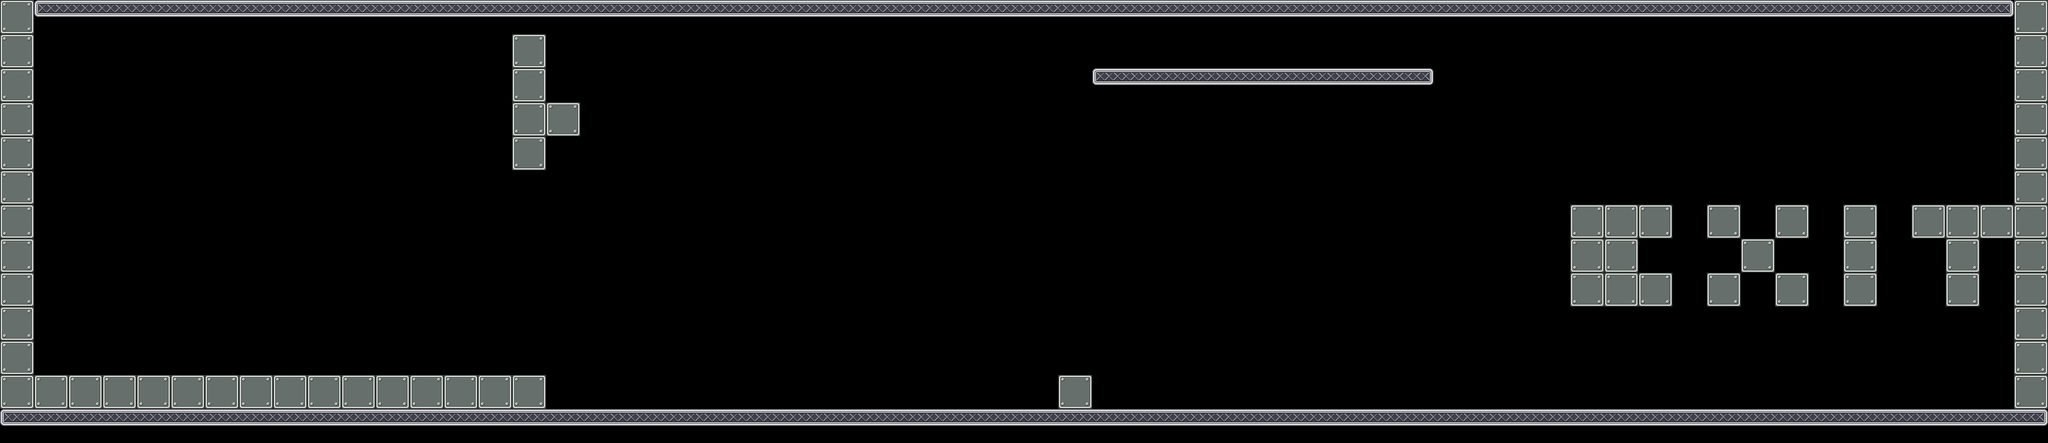

Rendered tile map (Tiled .tmx) drawn with the repository's tilesets; below, a short description and the map source with its tile grids summarised:
An orthogonal 60x13 tile map with 64x64 px tiles, 1 tile layer (front), 20 tilesets and 70 objects.

<map version="1.0" orientation="orthogonal" width="60" height="13" tilewidth="64" tileheight="64">
 <tileset firstgid="1" name="mur" tilewidth="64" tileheight="64">
  <image source="data/mur.png" trans="ffffff" width="64" height="64" />
 </tileset>
 <tileset firstgid="2" name="sol" tilewidth="64" tileheight="64">
  <image source="data/sol.png" trans="ffffff" width="64" height="64" />
 </tileset>
 <tileset firstgid="3" name="alone" tilewidth="64" tileheight="64">
  <image source="data/alone.png" width="64" height="64" />
 </tileset>
 <tileset firstgid="4" name="left" tilewidth="64" tileheight="64">
  <image source="data/left.png" width="64" height="64" />
 </tileset>
 <tileset firstgid="5" name="mid" tilewidth="64" tileheight="64">
  <image source="data/mid.png" width="64" height="64" />
 </tileset>
 <tileset firstgid="6" name="right" tilewidth="64" tileheight="64">
  <image source="data/right.png" width="64" height="64" />
 </tileset>
 <tileset firstgid="7" name="portebas" tilewidth="64" tileheight="64">
  <image source="data/portebas.png" width="64" height="64" />
 </tileset>
 <tileset firstgid="8" name="portehaut" tilewidth="64" tileheight="64">
  <image source="data/portehaut.png" width="64" height="64" />
 </tileset>
 <tileset firstgid="9" name="fin" tilewidth="192" tileheight="128">
  <image source="data/fin.png" width="192" height="128" />
 </tileset>
 <tileset firstgid="10" name="citerne" tilewidth="418" tileheight="632">
  <tileoffset x="0" y="632" />
  <image source="data/citerne.png" width="418" height="632" />
 </tileset>
 <tileset firstgid="11" name="container1" tilewidth="610" tileheight="276">
  <tileoffset x="0" y="195" />
  <image source="data/container1.png" width="610" height="276" />
 </tileset>
 <tileset firstgid="12" name="container2" tilewidth="480" tileheight="330">
  <tileoffset x="0" y="280" />
  <image source="data/container2.png" width="480" height="330" />
 </tileset>
 <tileset firstgid="13" name="cable1" tilewidth="77" tileheight="372">
  <tileoffset x="0" y="372" />
  <image source="data/cable1.png" width="77" height="372" />
 </tileset>
 <tileset firstgid="14" name="passerelle1" tilewidth="198" tileheight="342">
  <tileoffset x="0" y="342" />
  <image source="data/passerelle1.png" width="198" height="342" />
 </tileset>
 <tileset firstgid="15" name="passerelle2" tilewidth="122" tileheight="599">
  <tileoffset x="0" y="599" />
  <image source="data/passerelle2.png" width="122" height="599" />
 </tileset>
 <tileset firstgid="16" name="cable2" tilewidth="46" tileheight="243">
  <tileoffset x="0" y="243" />
  <image source="data/cable2.png" width="46" height="243" />
 </tileset>
 <tileset firstgid="17" name="mur2" tilewidth="64" tileheight="64">
  <image source="data/mur2.png" width="64" height="64" />
 </tileset>
 <tileset firstgid="18" name="lamp1" tilewidth="64" tileheight="64">
  <image source="data/lamp1.png" width="64" height="64" />
 </tileset>
 <tileset firstgid="19" name="lamp2" tilewidth="64" tileheight="64">
  <image source="data/lamp2.png" width="64" height="64" />
 </tileset>
 <tileset firstgid="20" name="cable" tilewidth="64" tileheight="64">
  <image source="data/cable.png" width="64" height="64" />
 </tileset>
 <layer name="front" width="60" height="13">
  <data>[780 cells, 194 non-empty, 5 distinct tile ids]</data>
 </layer>
 <objectgroup color="#00ff00" name="wall" width="60" height="13">
  <object x="0" y="0" width="64" height="768" />
  <object x="3776" y="0" width="64" height="768" />
  <object x="960" y="64" width="64" height="256" />
 </objectgroup>
 <objectgroup color="#0000ff" name="platform" width="60" height="13">
  <object x="0" y="768" width="3840" height="64" />
  <object x="64" y="0" width="3712" height="64" />
  <object x="1984" y="704" width="64" height="64" />
  <object x="64" y="704" width="960" height="64" />
  <object x="1024" y="192" width="64" height="64" />
  <object x="2048" y="128" width="640" height="64" />
 </objectgroup>
 <objectgroup color="#ffffff" name="movable" width="60" height="13" />
 <objectgroup color="#ff6666" name="destroyable" width="60" height="13">
  <object x="1408" y="256" width="64" height="64" />
  <object x="1472" y="256" width="64" height="64" />
  <object x="1152" y="256" width="64" height="64" />
  <object x="1088" y="256" width="64" height="64" />
  <object x="1216" y="256" width="64" height="64" />
  <object x="1280" y="256" width="64" height="64" />
  <object x="1024" y="256" width="64" height="64" />
  <object x="1344" y="256" width="64" height="64" />
  <object x="1664" y="256" width="64" height="64" />
  <object x="1984" y="64" width="64" height="64" />
  <object x="1536" y="256" width="64" height="64" />
  <object x="1856" y="256" width="64" height="64" />
  <object x="1792" y="256" width="64" height="64" />
  <object x="1600" y="256" width="64" height="64" />
  <object x="1920" y="256" width="64" height="64" />
  <object x="1728" y="256" width="64" height="64" />
 </objectgroup>
 <objectgroup color="#800000" name="metalman" width="60" height="13">
  <object x="128" y="640" width="64" height="64">
   <properties>
    <property name="powers" value="Alu#Acier" />
   </properties>
  </object>
 </objectgroup>
 <objectgroup color="#ff0000" name="themagnet" width="60" height="13">
  <object x="256" y="640" width="64" height="64">
   <properties>
    <property name="powers" value="Repulsive#Attractive#RotativeL#RotativeR" />
   </properties>
  </object>
 </objectgroup>
 <objectgroup color="#800000" name="generator" width="60" height="13" />
 <objectgroup color="#66ccff" name="switch" width="60" height="13" />
 <objectgroup color="#e6e6e6" name="metal" width="60" height="13" />
 <objectgroup color="#333333" name="gate" width="60" height="13">
  <object x="1024" y="640" width="64" height="64">
   <properties>
    <property name="animid" value="1" />
    <property name="closeid" value="1" />
    <property name="next" value="2" />
    <property name="type" value="DebutHG" />
   </properties>
  </object>
  <object x="1088" y="640" width="64" height="64">
   <properties>
    <property name="animid" value="2" />
    <property name="next" value="3" />
    <property name="prev" value="1" />
    <property name="type" value="MillieuHG" />
   </properties>
  </object>
  <object x="1472" y="640" width="64" height="64">
   <properties>
    <property name="animid" value="8" />
    <property name="openid" value="1" />
    <property name="prev" value="7" />
    <property name="type" value="FinHG" />
   </properties>
  </object>
  <object x="1152" y="640" width="64" height="64">
   <properties>
    <property name="animid" value="3" />
    <property name="next" value="4" />
    <property name="prev" value="2" />
    <property name="type" value="MillieuHG" />
   </properties>
  </object>
  <object x="1216" y="640" width="64" height="64">
   <properties>
    <property name="animid" value="4" />
    <property name="next" value="5" />
    <property name="prev" value="3" />
    <property name="type" value="MillieuHG" />
   </properties>
  </object>
  <object x="1280" y="640" width="64" height="64">
   <properties>
    <property name="animid" value="5" />
    <property name="next" value="6" />
    <property name="prev" value="4" />
    <property name="type" value="MillieuHG" />
   </properties>
  </object>
  </objectgroup>
 <objectgroup color="#004080" name="acid" width="60" height="13">
  <!-- 15 objects omitted --></objectgroup>
 <objectgroup color="#ffff00" name="arc" width="60" height="13" />
 <objectgroup color="#ffff00" name="levelend" width="60" height="13">
  <!-- 1 objects omitted --></objectgroup>
 <objectgroup color="#800080" name="gateswitch" width="60" height="13">
  <!-- 3 objects omitted --></objectgroup>
</map>
<!-- 37 of 70 objects omitted -->
